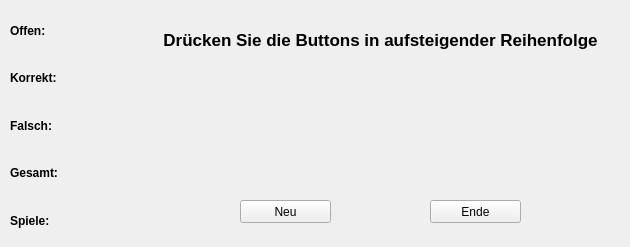
<?xml version="1.0" encoding="UTF-8"?>
<ui version="4.0">
 <class>Form</class>
 <widget class="QWidget" name="Form">
  <property name="geometry">
   <rect>
    <x>0</x>
    <y>0</y>
    <width>630</width>
    <height>247</height>
   </rect>
  </property>
  <property name="minimumSize">
   <size>
    <width>630</width>
    <height>247</height>
   </size>
  </property>
  <property name="maximumSize">
   <size>
    <width>630</width>
    <height>247</height>
   </size>
  </property>
  <property name="windowTitle">
   <string>Qt Game</string>
  </property>
  <widget class="QWidget" name="verticalLayoutWidget">
   <property name="geometry">
    <rect>
     <x>10</x>
     <y>10</y>
     <width>61</width>
     <height>231</height>
    </rect>
   </property>
   <layout class="QVBoxLayout" name="verticalLayout">
    <item>
     <widget class="QLabel" name="offen_label">
      <property name="font">
       <font>
        <weight>75</weight>
        <bold>true</bold>
       </font>
      </property>
      <property name="text">
       <string>Offen:</string>
      </property>
     </widget>
    </item>
    <item>
     <widget class="QLabel" name="korrekt_label">
      <property name="font">
       <font>
        <weight>75</weight>
        <bold>true</bold>
       </font>
      </property>
      <property name="text">
       <string>Korrekt:</string>
      </property>
     </widget>
    </item>
    <item>
     <widget class="QLabel" name="falsch_label">
      <property name="font">
       <font>
        <weight>75</weight>
        <bold>true</bold>
       </font>
      </property>
      <property name="text">
       <string>Falsch:</string>
      </property>
     </widget>
    </item>
    <item>
     <widget class="QLabel" name="gesamt_label">
      <property name="font">
       <font>
        <weight>75</weight>
        <bold>true</bold>
       </font>
      </property>
      <property name="text">
       <string>Gesamt:</string>
      </property>
     </widget>
    </item>
    <item>
     <widget class="QLabel" name="spiele_label">
      <property name="font">
       <font>
        <weight>75</weight>
        <bold>true</bold>
       </font>
      </property>
      <property name="text">
       <string>Spiele:</string>
      </property>
     </widget>
    </item>
   </layout>
  </widget>
  <widget class="QWidget" name="verticalLayoutWidget_2">
   <property name="geometry">
    <rect>
     <x>70</x>
     <y>10</y>
     <width>71</width>
     <height>231</height>
    </rect>
   </property>
   <layout class="QVBoxLayout" name="verticalLayout_2">
    <item>
     <widget class="QLabel" name="offen_value_label">
      <property name="text">
       <string/>
      </property>
     </widget>
    </item>
    <item>
     <widget class="QLabel" name="korrekt_value_label">
      <property name="text">
       <string/>
      </property>
     </widget>
    </item>
    <item>
     <widget class="QLabel" name="falsch_value_label">
      <property name="text">
       <string/>
      </property>
     </widget>
    </item>
    <item>
     <widget class="QLabel" name="gesamt_value_label">
      <property name="text">
       <string/>
      </property>
     </widget>
    </item>
    <item>
     <widget class="QLabel" name="spiele_value_label">
      <property name="text">
       <string/>
      </property>
     </widget>
    </item>
   </layout>
  </widget>
  <widget class="QWidget" name="gridLayoutWidget">
   <property name="geometry">
    <rect>
     <x>140</x>
     <y>60</y>
     <width>481</width>
     <height>121</height>
    </rect>
   </property>
   <layout class="QGridLayout" name="gridLayout"/>
  </widget>
  <widget class="QLabel" name="label">
   <property name="geometry">
    <rect>
     <x>140</x>
     <y>30</y>
     <width>481</width>
     <height>20</height>
    </rect>
   </property>
   <property name="font">
    <font>
     <pointsize>13</pointsize>
     <weight>75</weight>
     <bold>true</bold>
    </font>
   </property>
   <property name="text">
    <string>Drücken Sie die Buttons in aufsteigender Reihenfolge</string>
   </property>
   <property name="alignment">
    <set>Qt::AlignCenter</set>
   </property>
  </widget>
  <widget class="QPushButton" name="neu_button">
   <property name="geometry">
    <rect>
     <x>240</x>
     <y>200</y>
     <width>91</width>
     <height>23</height>
    </rect>
   </property>
   <property name="text">
    <string>Neu</string>
   </property>
  </widget>
  <widget class="QPushButton" name="ende_button">
   <property name="geometry">
    <rect>
     <x>430</x>
     <y>200</y>
     <width>91</width>
     <height>23</height>
    </rect>
   </property>
   <property name="text">
    <string>Ende</string>
   </property>
  </widget>
 </widget>
 <resources/>
 <connections>
  <connection>
   <sender>ende_button</sender>
   <signal>clicked()</signal>
   <receiver>Form</receiver>
   <slot>close()</slot>
   <hints>
    <hint type="sourcelabel">
     <x>499</x>
     <y>208</y>
    </hint>
    <hint type="destinationlabel">
     <x>535</x>
     <y>227</y>
    </hint>
   </hints>
  </connection>
  <connection>
   <sender>neu_button</sender>
   <signal>clicked()</signal>
   <receiver>Form</receiver>
   <slot>set_up()</slot>
   <hints>
    <hint type="sourcelabel">
     <x>318</x>
     <y>211</y>
    </hint>
    <hint type="destinationlabel">
     <x>343</x>
     <y>229</y>
    </hint>
   </hints>
  </connection>
 </connections>
 <slots>
  <slot>game_buttons()</slot>
  <slot>set_up()</slot>
 </slots>
</ui>
